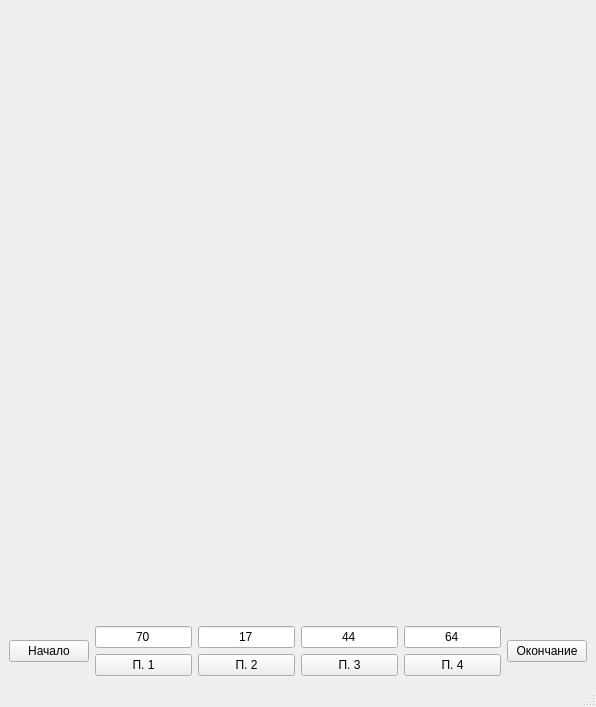
<?xml version="1.0" encoding="UTF-8"?>
<ui version="4.0">
 <class>MainWindow</class>
 <widget class="QMainWindow" name="MainWindow">
  <property name="geometry">
   <rect>
    <x>0</x>
    <y>0</y>
    <width>596</width>
    <height>707</height>
   </rect>
  </property>
  <property name="windowTitle">
   <string>Tower of Hanoi</string>
  </property>
  <widget class="QWidget" name="centralwidget">
   <layout class="QGridLayout" name="gridLayout">
    <item row="0" column="0">
     <spacer name="verticalSpacer">
      <property name="orientation">
       <enum>Qt::Vertical</enum>
      </property>
      <property name="sizeHint" stdset="0">
       <size>
        <width>20</width>
        <height>581</height>
       </size>
      </property>
     </spacer>
    </item>
    <item row="1" column="0">
     <layout class="QHBoxLayout" name="horizontalLayout">
      <item>
       <widget class="QPushButton" name="pushButton">
        <property name="text">
         <string>Начало</string>
        </property>
       </widget>
      </item>
      <item>
       <layout class="QVBoxLayout" name="verticalLayout">
        <item>
         <widget class="QLineEdit" name="lineEdit">
          <property name="text">
           <string>70</string>
          </property>
          <property name="alignment">
           <set>Qt::AlignCenter</set>
          </property>
         </widget>
        </item>
        <item>
         <widget class="QPushButton" name="pushButton_2">
          <property name="text">
           <string>П. 1</string>
          </property>
         </widget>
        </item>
       </layout>
      </item>
      <item>
       <layout class="QVBoxLayout" name="verticalLayout_2">
        <item>
         <widget class="QLineEdit" name="lineEdit_2">
          <property name="text">
           <string>17</string>
          </property>
          <property name="alignment">
           <set>Qt::AlignCenter</set>
          </property>
         </widget>
        </item>
        <item>
         <widget class="QPushButton" name="pushButton_3">
          <property name="text">
           <string>П. 2</string>
          </property>
         </widget>
        </item>
       </layout>
      </item>
      <item>
       <layout class="QVBoxLayout" name="verticalLayout_3">
        <item>
         <widget class="QLineEdit" name="lineEdit_3">
          <property name="text">
           <string>44</string>
          </property>
          <property name="alignment">
           <set>Qt::AlignCenter</set>
          </property>
         </widget>
        </item>
        <item>
         <widget class="QPushButton" name="pushButton_4">
          <property name="text">
           <string>П. 3</string>
          </property>
         </widget>
        </item>
       </layout>
      </item>
      <item>
       <layout class="QVBoxLayout" name="verticalLayout_4">
        <item>
         <widget class="QLineEdit" name="lineEdit_4">
          <property name="text">
           <string>64</string>
          </property>
          <property name="alignment">
           <set>Qt::AlignCenter</set>
          </property>
         </widget>
        </item>
        <item>
         <widget class="QPushButton" name="pushButton_5">
          <property name="text">
           <string>П. 4</string>
          </property>
         </widget>
        </item>
       </layout>
      </item>
      <item>
       <widget class="QPushButton" name="pushButton_6">
        <property name="text">
         <string>Окончание</string>
        </property>
       </widget>
      </item>
     </layout>
    </item>
   </layout>
  </widget>
  <widget class="QMenuBar" name="menubar">
   <property name="geometry">
    <rect>
     <x>0</x>
     <y>0</y>
     <width>596</width>
     <height>22</height>
    </rect>
   </property>
  </widget>
  <widget class="QStatusBar" name="statusbar"/>
 </widget>
 <resources/>
 <connections/>
</ui>
